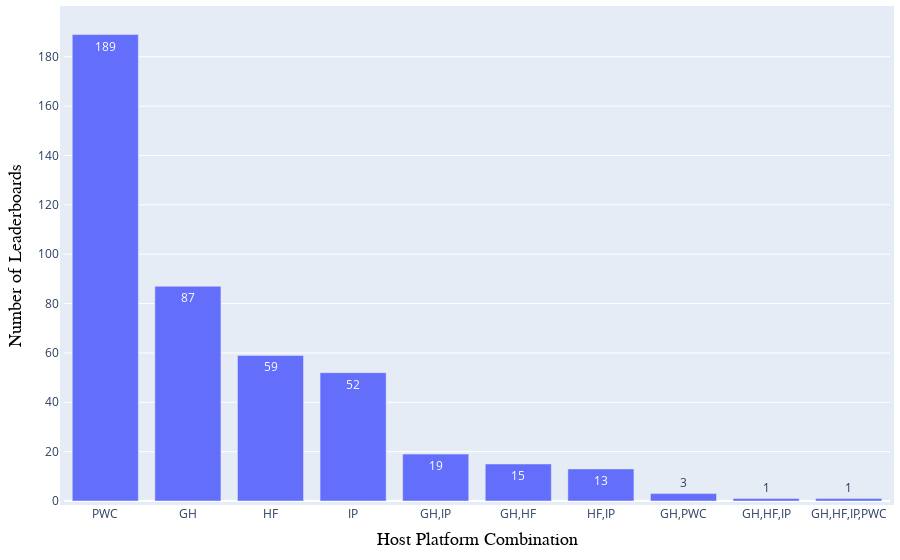

Notebook cell for this chart:
### Code cell
df = pd.read_csv(path_meta / 'leaderboard_processed.csv')
df['Platforms'] = df['Platforms'].apply(ast.literal_eval)
df['Platforms'] = df['Platforms'].apply(lambda x: [platform_abbreviation_mapping_inverse[platform] for platform in x])
df['Platforms'] = df['Platforms'].apply(lambda x: ','.join(x).upper())
df = df.explode('Platforms')['Platforms'].value_counts().reset_index(name='Frequency')

fig = px.bar(
    x=df['Platforms'],
    y=df['Frequency'],
    text_auto=True,
    labels={'x': 'Host Platform Combination', 'y': 'Number of Leaderboards'},
)
# Update the layout for a tighter look
fig.update_layout(
    autosize=True,
    margin=dict(
        l=10,  # Left margin
        r=10,  # Right margin
        b=10,  # Bottom margin
        t=10,  # Top margin
        pad=4  # Padding between the plot and the margin
    ),
    xaxis=dict(title_font=dict(size=18, family='Arial, bold', color='black')),  # Bold x-axis label
    yaxis=dict(title_font=dict(size=18, family='Arial, bold', color='black'))   # Bold y-axis label
)
pio.write_image(fig, f'{path_meta}/platform-combo-distribution.pdf')
fig.show()

### Figure 1 — Plotly figure (JSON) as saved in the notebook; plotly's stock layout.template omitted (floating-point values rounded to 4 significant figures)
{"data": [{"alignmentgroup": "True", "hovertemplate": "Host Platform Combination=%{x}<br>Number of Leaderboards=%{y}<extra></extra>", "legendgroup": "", "marker": {"color": "#636efa", "pattern": {"shape": ""}}, "name": "", "offsetgroup": "", "orientation": "v", "showlegend": false, "textposition": "auto", "texttemplate": "%{y}", "type": "bar", "x": ["PWC", "GH", "HF", "IP", "GH,IP", "GH,HF", "HF,IP", "GH,PWC", "GH,HF,IP", "GH,HF,IP,PWC"], "xaxis": "x", "y": [189, 87, 59, 52, 19, 15, 13, 3, 1, 1], "yaxis": "y"}], "layout": {"autosize": true, "barmode": "relative", "legend": {"tracegroupgap": 0}, "margin": {"b": 10, "l": 10, "pad": 4, "r": 10, "t": 10}, "xaxis": {"anchor": "y", "domain": [0, 1], "title": {"font": {"color": "black", "family": "Arial, bold", "size": 18}, "text": "Host Platform Combination"}}, "yaxis": {"anchor": "x", "domain": [0, 1], "title": {"font": {"color": "black", "family": "Arial, bold", "size": 18}, "text": "Number of Leaderboards"}}}}
